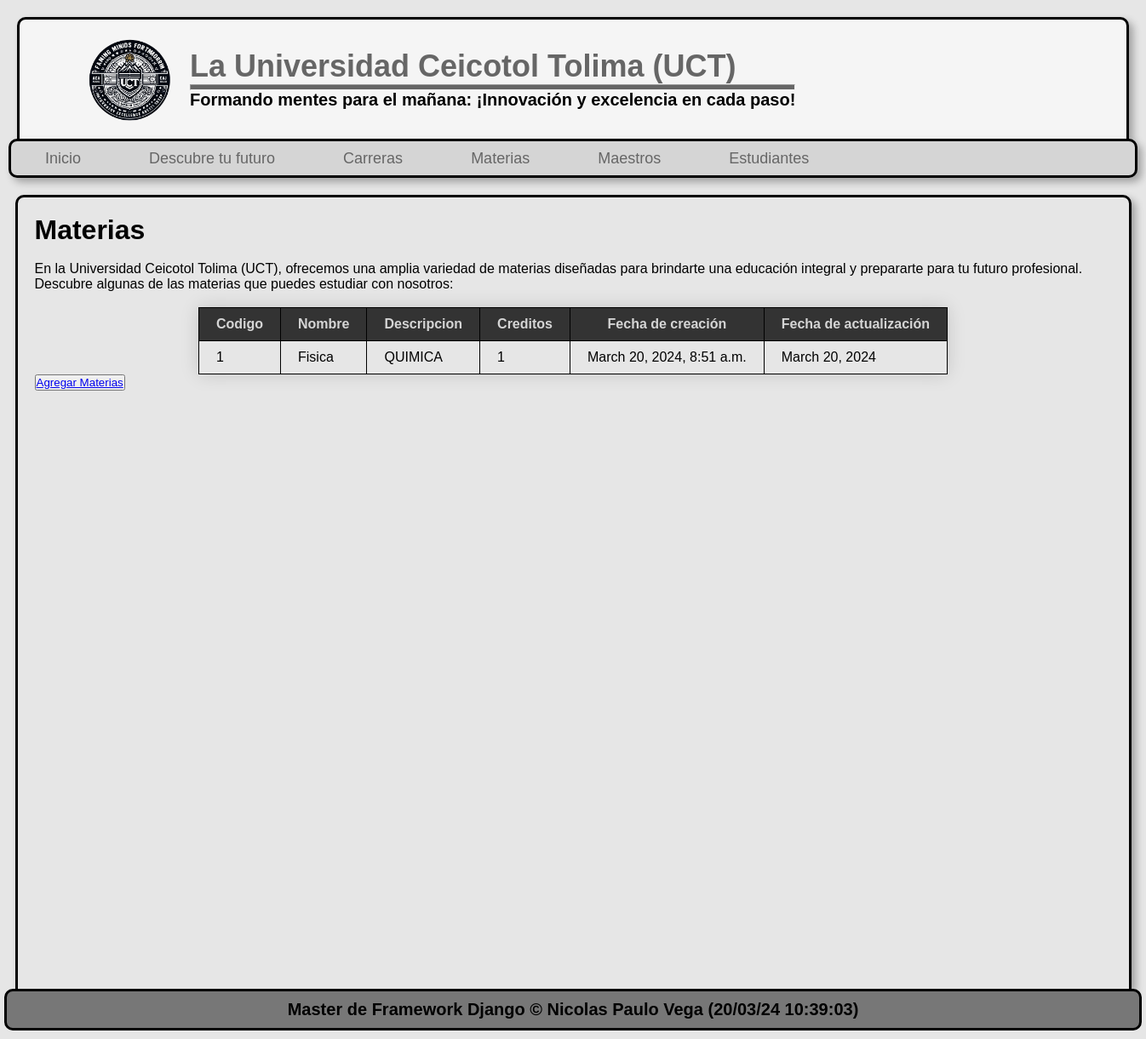
Screenshot of /materias/ with the database file from the repository.
### pagina/models.py (models this page shows, shortened)
class Materi(models.Model):
    code = models.AutoField(primary_key=True, verbose_name="codigo")
    name = models.CharField(max_length=150, verbose_name="nombre")
    description = models.TextField(verbose_name="descripcion")
    credits = models.IntegerField(verbose_name="creditos")
    Creation_date = models.DateTimeField(auto_now_add=True, verbose_name="fecha de creación")
    update_date = models.DateField(auto_now=True, verbose_name="fecha de actualización")
    class Meta:
        verbose_name="Materia"
        verbose_name="Materias"

### pagina/views.py (the view)
# urls.py: path('materias/', pagina.views.courses, name="courses"),
def courses(request):
    materi = Materi.objects.order_by('code')
    return render(request, 'courses.html',{
        'materi': materi
    })

### pagina/templates/courses.html (shortened to what this page needs)
{% extends "layout.html" %}
{% load static %}
{% block content %}
    <h1 class="Materias">Materias</h1>
    <br>
    <p>En la Universidad Ceicotol Tolima (UCT), ofrecemos una amplia variedad de materias diseñadas para brindarte una educación integral y prepararte para tu futuro profesional. Descubre algunas de las materias que puedes estudiar con nosotros:</p>
    <br>
    <div class="lista-materias">
        <table class="tabla-materias">
            <thead>
                <tr>
                    <th>Codigo</th>
                    <th>Nombre</th>
                    <th>Descripcion</th>
                    <th>Creditos</th>
                    <th>Fecha de creación</th>
                    <th>Fecha de actualización</th>
                </tr>
            </thead>
            <tbody>
                {% for materia in materi %}
                <tr>
                    <td>{{ materia.code }}</td>
                    <td>{{ materia.name }}</td>
                    <td>{{ materia.description }}</td>
                    <td>{{ materia.credits }}</td>
                    <td>{{ materia.Creation_date }}</td>
                    <td>{{ materia.update_date }}</td>
                </tr>
                {% endfor %}
            </tbody>
        </table>
        <button><a href="{% url "create_materi" %}">Agregar Materias</a></button>
    </div>
{% endblock  %}

### pagina/static/css/style.css (style rules this page uses)
* { margin: 0px; padding: 0px; font-family: Arial, Helvetica, sans-serif; }
body { background-color: #E6E6E6; }
.tabla-materias { border-collapse: collapse; margin: 30px 0; font-size: 1em; font-family: Arial, Helvetica, sans-serif; min-width: 500px; box-shadow: 0 0 20px rgba(0, 0, 0, 0.15); margin: 0 auto; }
.tabla-materias thead tr { background-color: #333333; color: #D5D5D5; text-align: middle; }
.tabla-materias th, td { border: 1px solid black; padding: 10px 20px; }
.tabla-carreras th, td { border: 1px solid black; padding: 10px 20px; }

### rows the page displays
Materi: code "1", name "Fisica", description "QUIMICA", credits "1", Creation_date "March 20, 2024, 8:51 a.m.", update_date "March 20, 2024"
